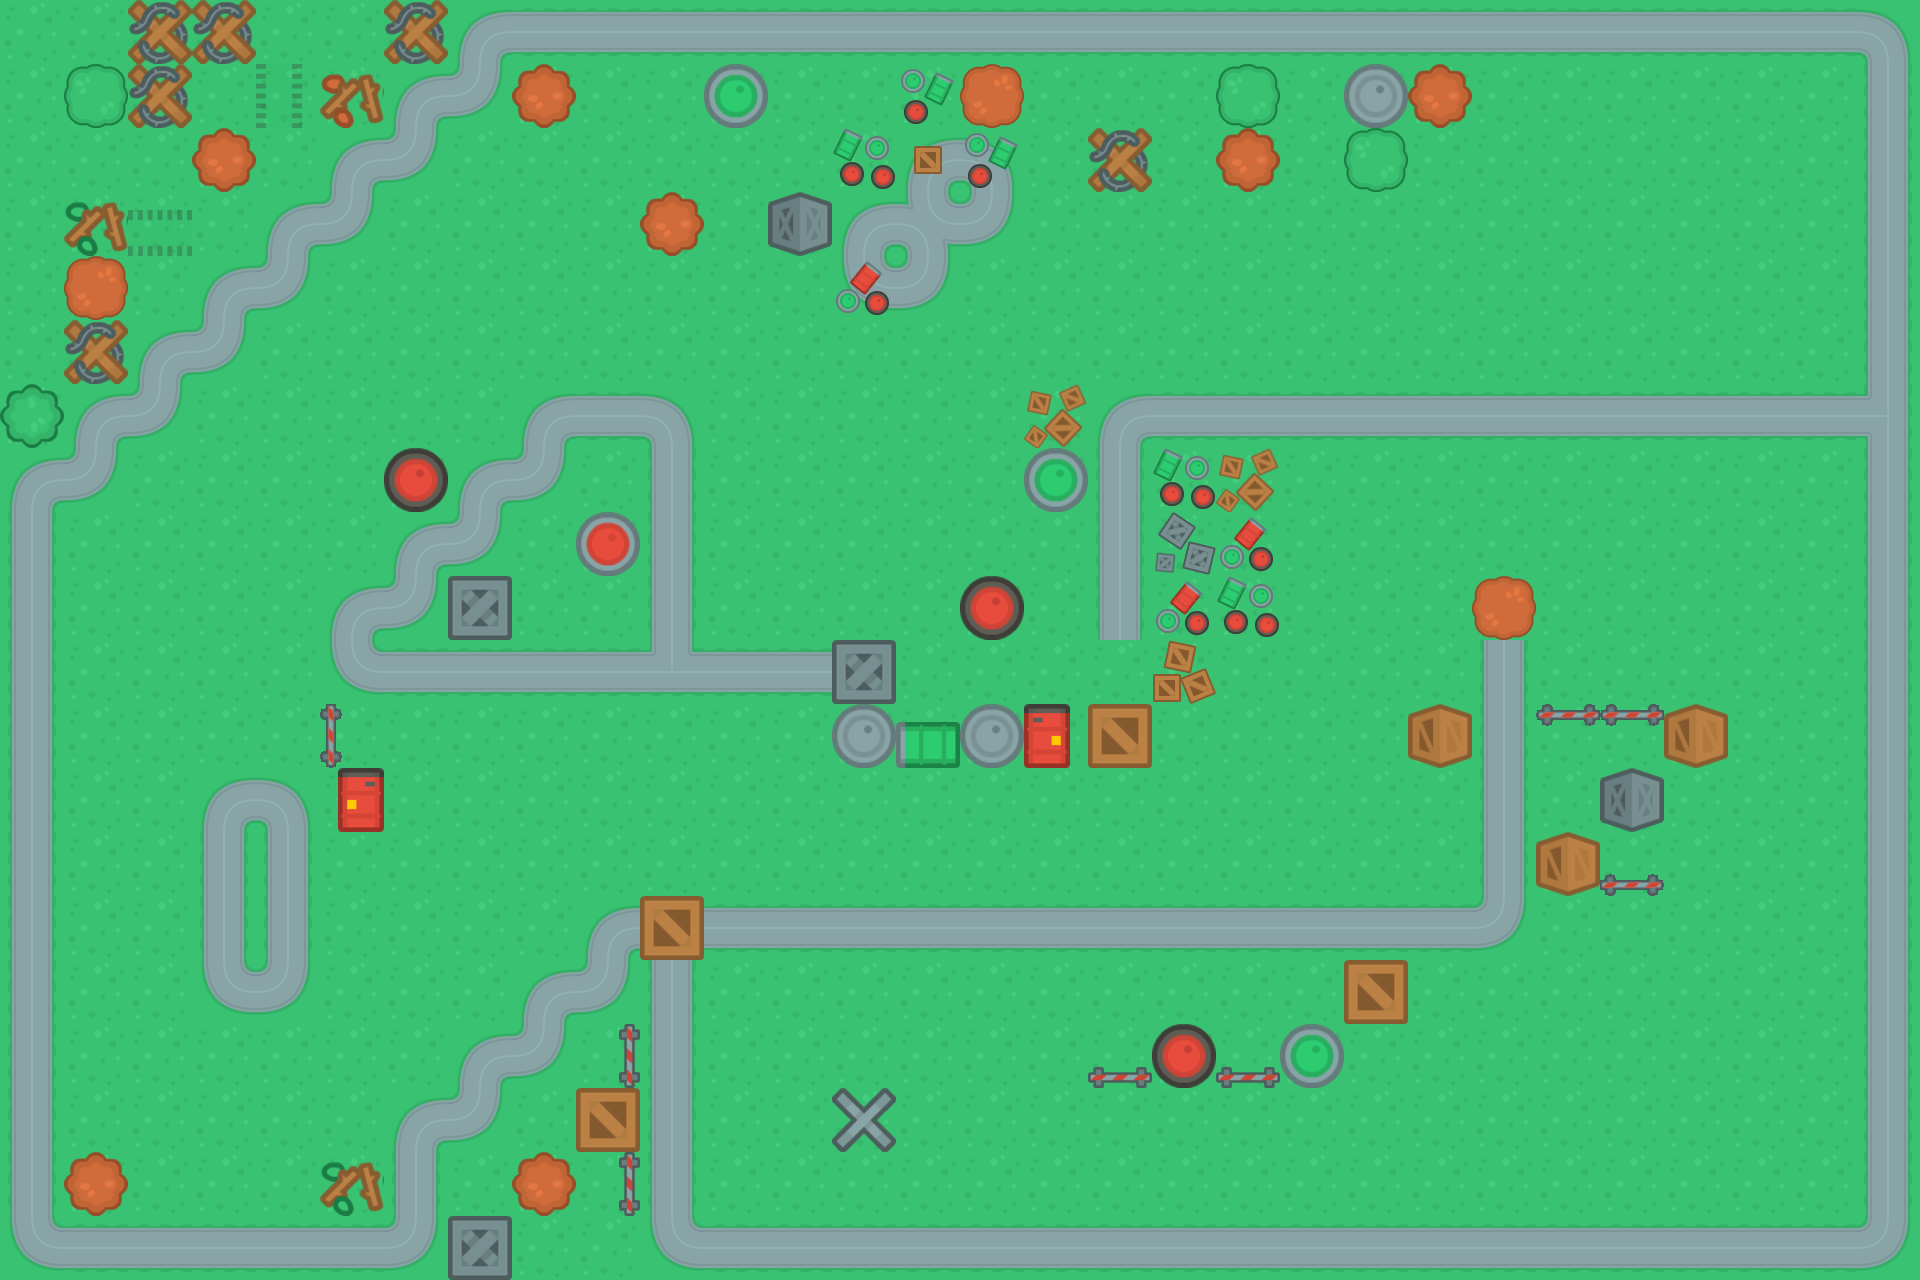

Tiled map render using the project's own tile images. Description and the map definition, with tile-layer contents summarised, below:
An orthogonal 30x20 tile map with 64x64 px tiles, 5 tile layers (bot, worldTerrain, worldObjects, overlap, ...), 4 tilesets and 13 objects (start, end, piece1, piece2, piece3, ...).

<map version="1.4" tiledversion="1.4.2" orientation="orthogonal" renderorder="right-down" width="30" height="20" tilewidth="64" tileheight="64" infinite="0" nextlayerid="7" nextobjectid="18">
 <editorsettings>
  <export target="../json/kurumap5.json" format="json" />
 </editorsettings>
 <tileset firstgid="1" name="tilesPerso" tilewidth="64" tileheight="64" tilecount="20" columns="5">
  <image source="../images/tilesPerso.png" width="320" height="256" />
  <tile id="0">
   <properties>
    <property name="collides" type="bool" value="true" />
   </properties>
  </tile>
  <tile id="1">
   <properties>
    <property name="collides" type="bool" value="true" />
   </properties>
  </tile>
  <tile id="2">
   <properties>
    <property name="collides" type="bool" value="true" />
   </properties>
  </tile>
  <tile id="3">
   <properties>
    <property name="collides" type="bool" value="true" />
   </properties>
  </tile>
  <tile id="4">
   <properties>
    <property name="collides" type="bool" value="true" />
   </properties>
  </tile>
  <tile id="5">
   <properties>
    <property name="collides" type="bool" value="true" />
   </properties>
  </tile>
  <tile id="6">
   <properties>
    <property name="collides" type="bool" value="true" />
   </properties>
  </tile>
  <tile id="7">
   <properties>
    <property name="collides" type="bool" value="true" />
   </properties>
  </tile>
  <tile id="8">
   <properties>
    <property name="collides" type="bool" value="true" />
   </properties>
  </tile>
  <tile id="9">
   <properties>
    <property name="collides" type="bool" value="true" />
   </properties>
  </tile>
  <tile id="10">
   <properties>
    <property name="collides" type="bool" value="true" />
   </properties>
  </tile>
  <tile id="11">
   <properties>
    <property name="collides" type="bool" value="true" />
   </properties>
  </tile>
  <tile id="12">
   <properties>
    <property name="collides" type="bool" value="true" />
   </properties>
  </tile>
  <tile id="13">
   <properties>
    <property name="collides" type="bool" value="true" />
   </properties>
  </tile>
  <tile id="14">
   <properties>
    <property name="collides" type="bool" value="true" />
   </properties>
  </tile>
  <tile id="15">
   <properties>
    <property name="collides" type="bool" value="true" />
   </properties>
  </tile>
  <tile id="16">
   <properties>
    <property name="collides" type="bool" value="true" />
   </properties>
  </tile>
  <tile id="17">
   <properties>
    <property name="collides" type="bool" value="true" />
   </properties>
  </tile>
  <tile id="18">
   <properties>
    <property name="collides" type="bool" value="true" />
   </properties>
  </tile>
  <tile id="19">
   <properties>
    <property name="collides" type="bool" value="true" />
   </properties>
  </tile>
 </tileset>
 <tileset firstgid="21" name="terrain" tilewidth="64" tileheight="64" tilecount="40" columns="10">
  <image source="../images/terrainTiles_default.png" width="640" height="256" />
  <tile id="0">
   <properties>
    <property name="collides" type="bool" value="false" />
   </properties>
  </tile>
  <tile id="1">
   <properties>
    <property name="collides" type="bool" value="true" />
   </properties>
  </tile>
  <tile id="2">
   <properties>
    <property name="collides" type="bool" value="true" />
   </properties>
  </tile>
  <tile id="3">
   <properties>
    <property name="collides" type="bool" value="true" />
   </properties>
  </tile>
  <tile id="4">
   <properties>
    <property name="collides" type="bool" value="true" />
   </properties>
  </tile>
  <tile id="5">
   <properties>
    <property name="collides" type="bool" value="true" />
   </properties>
  </tile>
  <tile id="6">
   <properties>
    <property name="collides" type="bool" value="true" />
   </properties>
  </tile>
  <tile id="7">
   <properties>
    <property name="collides" type="bool" value="false" />
   </properties>
  </tile>
  <tile id="8">
   <properties>
    <property name="collides" type="bool" value="false" />
   </properties>
  </tile>
  <tile id="9">
   <properties>
    <property name="collides" type="bool" value="true" />
   </properties>
  </tile>
  <tile id="10">
   <properties>
    <property name="collides" type="bool" value="false" />
   </properties>
  </tile>
  <tile id="11">
   <properties>
    <property name="collides" type="bool" value="true" />
   </properties>
  </tile>
  <tile id="12">
   <properties>
    <property name="collides" type="bool" value="true" />
   </properties>
  </tile>
  <tile id="13">
   <properties>
    <property name="collides" type="bool" value="true" />
   </properties>
  </tile>
  <tile id="14">
   <properties>
    <property name="collides" type="bool" value="true" />
   </properties>
  </tile>
  <tile id="15">
   <properties>
    <property name="collides" type="bool" value="true" />
   </properties>
  </tile>
  <tile id="16">
   <properties>
    <property name="collides" type="bool" value="true" />
   </properties>
  </tile>
  <tile id="17">
   <properties>
    <property name="collides" type="bool" value="false" />
   </properties>
  </tile>
  <tile id="18">
   <properties>
    <property name="collides" type="bool" value="false" />
   </properties>
  </tile>
  <tile id="19">
   <properties>
    <property name="collides" type="bool" value="true" />
   </properties>
  </tile>
  <tile id="20">
   <properties>
    <property name="collides" type="bool" value="false" />
   </properties>
  </tile>
  <tile id="21">
   <properties>
    <property name="collides" type="bool" value="true" />
   </properties>
  </tile>
  <tile id="22">
   <properties>
    <property name="collides" type="bool" value="true" />
   </properties>
  </tile>
  <tile id="23">
   <properties>
    <property name="collides" type="bool" value="true" />
   </properties>
  </tile>
  <tile id="24">
   <properties>
    <property name="collides" type="bool" value="true" />
   </properties>
  </tile>
  <tile id="25">
   <properties>
    <property name="collides" type="bool" value="true" />
   </properties>
  </tile>
  <tile id="26">
   <properties>
    <property name="collides" type="bool" value="true" />
   </properties>
  </tile>
  <tile id="27">
   <properties>
    <property name="collides" type="bool" value="true" />
   </properties>
  </tile>
  <tile id="28">
   <properties>
    <property name="collides" type="bool" value="true" />
   </properties>
  </tile>
  <tile id="29">
   <properties>
    <property name="collides" type="bool" value="true" />
   </properties>
  </tile>
  <tile id="30">
   <properties>
    <property name="collides" type="bool" value="false" />
   </properties>
  </tile>
  <tile id="31">
   <properties>
    <property name="collides" type="bool" value="true" />
   </properties>
  </tile>
  <tile id="32">
   <properties>
    <property name="collides" type="bool" value="true" />
   </properties>
  </tile>
  <tile id="33">
   <properties>
    <property name="collides" type="bool" value="true" />
   </properties>
  </tile>
  <tile id="34">
   <properties>
    <property name="collides" type="bool" value="true" />
   </properties>
  </tile>
  <tile id="35">
   <properties>
    <property name="collides" type="bool" value="true" />
   </properties>
  </tile>
  <tile id="36">
   <properties>
    <property name="collides" type="bool" value="true" />
   </properties>
  </tile>
  <tile id="37">
   <properties>
    <property name="collides" type="bool" value="true" />
   </properties>
  </tile>
  <tile id="38">
   <properties>
    <property name="collides" type="bool" value="true" />
   </properties>
  </tile>
  <tile id="39">
   <properties>
    <property name="collides" type="bool" value="true" />
   </properties>
  </tile>
 </tileset>
 <tileset firstgid="61" name="tile-sheet-objet" tilewidth="64" tileheight="64" tilecount="27" columns="9">
  <image source="../images/tile-sheet-objet.png" width="576" height="192" />
  <tile id="0">
   <properties>
    <property name="collides" type="bool" value="true" />
   </properties>
  </tile>
  <tile id="1">
   <properties>
    <property name="collides" type="bool" value="true" />
   </properties>
  </tile>
  <tile id="2">
   <properties>
    <property name="collides" type="bool" value="true" />
   </properties>
  </tile>
  <tile id="3">
   <properties>
    <property name="collides" type="bool" value="true" />
   </properties>
  </tile>
  <tile id="4">
   <properties>
    <property name="collides" type="bool" value="true" />
   </properties>
  </tile>
  <tile id="5">
   <properties>
    <property name="collides" type="bool" value="true" />
   </properties>
  </tile>
  <tile id="6">
   <properties>
    <property name="collides" type="bool" value="true" />
   </properties>
  </tile>
  <tile id="7">
   <properties>
    <property name="collides" type="bool" value="true" />
   </properties>
  </tile>
  <tile id="8">
   <properties>
    <property name="collides" type="bool" value="false" />
    <property name="name" value="endLevel" />
   </properties>
  </tile>
  <tile id="9">
   <properties>
    <property name="collides" type="bool" value="true" />
   </properties>
  </tile>
  <tile id="10">
   <properties>
    <property name="collides" type="bool" value="true" />
   </properties>
  </tile>
  <tile id="11">
   <properties>
    <property name="collides" type="bool" value="true" />
   </properties>
  </tile>
  <tile id="12">
   <properties>
    <property name="collides" type="bool" value="true" />
   </properties>
  </tile>
  <tile id="13">
   <properties>
    <property name="collides" type="bool" value="true" />
   </properties>
  </tile>
  <tile id="14">
   <properties>
    <property name="collides" type="bool" value="true" />
   </properties>
  </tile>
  <tile id="15">
   <properties>
    <property name="collides" type="bool" value="true" />
   </properties>
  </tile>
  <tile id="16">
   <properties>
    <property name="collides" type="bool" value="true" />
   </properties>
  </tile>
  <tile id="17">
   <properties>
    <property name="collides" type="bool" value="true" />
   </properties>
  </tile>
  <tile id="18">
   <properties>
    <property name="collides" type="bool" value="true" />
   </properties>
  </tile>
  <tile id="19">
   <properties>
    <property name="collides" type="bool" value="true" />
   </properties>
  </tile>
  <tile id="20">
   <properties>
    <property name="collides" type="bool" value="true" />
   </properties>
  </tile>
  <tile id="21">
   <properties>
    <property name="collides" type="bool" value="true" />
   </properties>
  </tile>
  <tile id="22">
   <properties>
    <property name="collides" type="bool" value="true" />
   </properties>
  </tile>
  <tile id="23">
   <properties>
    <property name="collides" type="bool" value="true" />
   </properties>
  </tile>
  <tile id="24">
   <properties>
    <property name="collides" type="bool" value="true" />
   </properties>
  </tile>
  <tile id="25">
   <properties>
    <property name="collides" type="bool" value="true" />
   </properties>
  </tile>
  <tile id="26">
   <properties>
    <property name="collides" type="bool" value="true" />
   </properties>
  </tile>
 </tileset>
 <tileset firstgid="88" name="Tiles_sheet_bumper_64" tilewidth="64" tileheight="64" tilecount="3" columns="3">
  <image source="../images/Tiles_sheet_bumper_64.png" width="192" height="64" />
 </tileset>
 <layer id="5" name="bot" width="30" height="20">
  <data>[600 cells, 600 non-empty, 1 distinct tile ids]</data>
 </layer>
 <layer id="4" name="worldTerrain" width="30" height="20">
  <data>[600 cells, 173 non-empty, 9 distinct tile ids]</data>
 </layer>
 <layer id="6" name="worldObjects" width="30" height="20">
  <data>[600 cells, 37 non-empty, 17 distinct tile ids]</data>
 </layer>
 <layer id="1" name="overlap" width="30" height="20">
  <data>[600 cells, 14 non-empty, 8 distinct tile ids]</data>
 </layer>
 <layer id="3" name="top" width="30" height="20">
  <data>[600 cells, 21 non-empty, 12 distinct tile ids]</data>
 </layer>
 <objectgroup id="2" name="Objects">
  <object id="1" name="start" x="1686" y="234">
   <properties>
    <property name="nbBumper" type="int" value="3" />
    <property name="nbPieces" type="int" value="8" />
   </properties>
  </object>
  <object id="2" name="end" x="843.166" y="1118.29" />
  <object id="3" name="piece1" x="913.33" y="658.667" />
  <object id="4" name="piece2" x="906.67" y="487.333" />
  <object id="5" name="piece3" x="741.67" y="607.67" />
  <object id="6" name="piece4" x="1018.67" y="543.333" />
  <object id="7" name="piece5" x="800" y="537" />
  <object id="8" name="piece6" x="938" y="570" />
  <object id="9" name="piece7" x="1004.67" y="664.667" />
  <object id="10" name="piece8" x="840.667" y="616" />
  <object id="15" name="bumper1" gid="90" x="226.258" y="773.42" width="64" height="64" />
  <object id="16" name="bumper2" gid="90" x="1321" y="907" width="64" height="64" />
  <object id="17" name="bumper3" gid="90" x="1686" y="1227" width="64" height="64" />
 </objectgroup>
</map>
